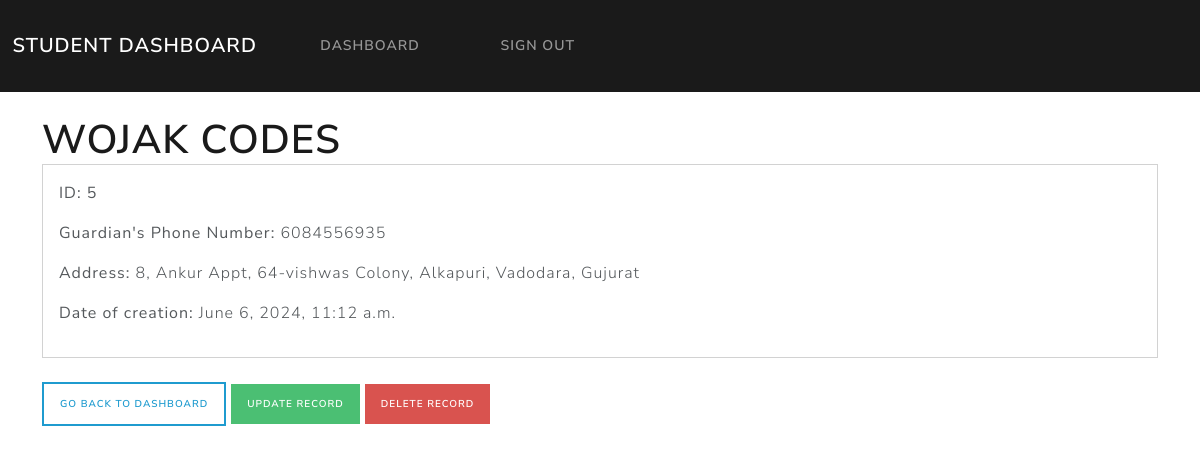
The app's page /record/5 (signed in) with its own data.
### dashboard/models.py (models this page shows, shortened)
class studentrecord(models.Model):
    date_creation = models.DateTimeField(auto_now_add=True)
    firstname = models.CharField(max_length=200)
    lastname = models.CharField(max_length=200)
    parentnumber = models.CharField(max_length=10)
    address = models.CharField(max_length=500)

### dashboard/views.py (the view)
# urls.py: path('record/<int:pk>', views.view_record, name='record'),
@login_required(login_url='login')
def view_record(request,pk):
    all_records = studentrecord.objects.get(id=pk)
    context={'record':all_records}
    return render(request, 'dashboard/view-record.html', context=context)

### dashboard/templates/dashboard/view-record.html
 {% extends 'dashboard/base.html' %}
 {% block content %}
    <strong class="fw-bold text-primary display-6"> {{record.firstname|upper}}&nbsp;{{record.lastname|upper}}
    </strong>
    <div class="card">
        <div class="card-body">
            <p> <strong> ID: {{record.id}}</strong></p>
            <p> <strong> Guardian's Phone Number:</strong> {{record.parentnumber}}</p>
            <p> <strong> Address: </strong>{{record.address}}</p>
            <p> <strong> Date of creation: </strong> {{record.date_creation}}</p>
        </div>
    </div>
    <br>
    <a href="{%url 'dashboard'%}" class="btn btn-outline-info btn-sm">Go back to Dashboard</a>
    <a href="{%url 'update-record' record.id %}" class="btn btn-success btn-sm">Update Record</a>
    <a href="{%url 'delete-record' record.id %}" class="btn btn-danger btn-sm">Delete Record</a>
    {%endblock%}

### records on screen
studentrecord: firstname "WOJAK", lastname "CODES", id "5", parentnumber "6084556935", address "8, Ankur Appt, 64-vishwas Colony, Alkapuri, Vadodara, Gujurat", date_creation "June 6, 2024, 11:12 a.m."
